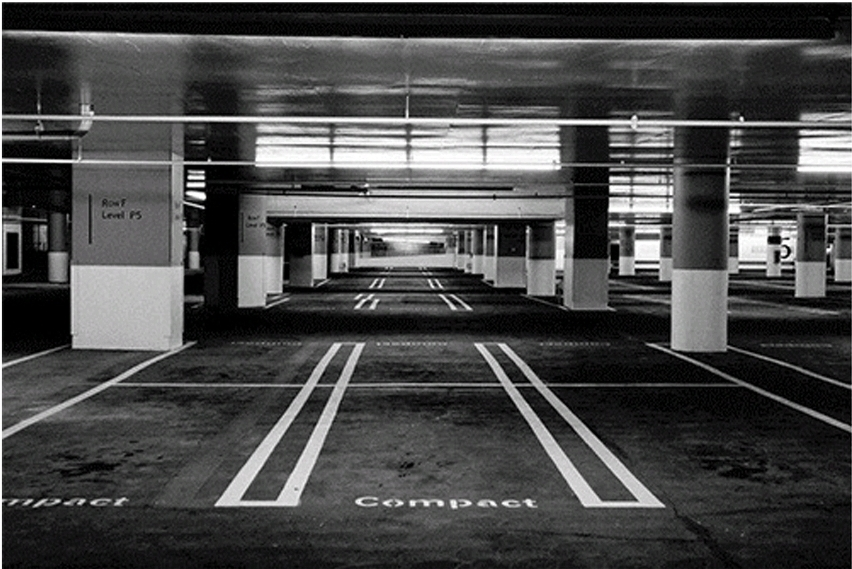
#> input picture cap07/estacionamento.jpg, 852 x 569 px, found by its file name
$ python ex34.py
#> lines starting #> are read from the running program, lines starting #| are printed output that depends on the picture; after the words box and inside, x2 and y2 are one past the last pixel; in counts of white or black regions, pixels touching at a corner belong together
#página 134
import cv2
#adaptado para rodar no google colab
from google.colab.patches import cv2_imshow

imgOriginal = cv2.imread("/content/estacionamento.jpg", 0)
#> imgOriginal: shape (569, 852); min 0, max 255, mean 72.1
imgTratada = cv2.Canny(imgOriginal, 100, 200)
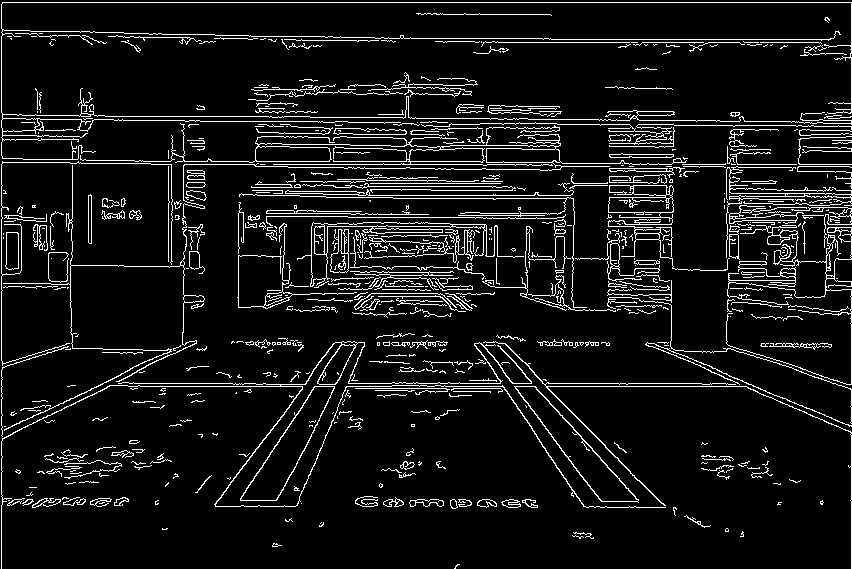
#> imgTratada: shape (569, 852); 8.2% white in thin lines or dots

cv2_imshow(imgOriginal)
cv2_imshow(imgTratada)

cv2.waitKey(0)
cv2.destroyAllWindows()

$ run again, with cap07/lua.jpg copied over cap07/estacionamento.jpg
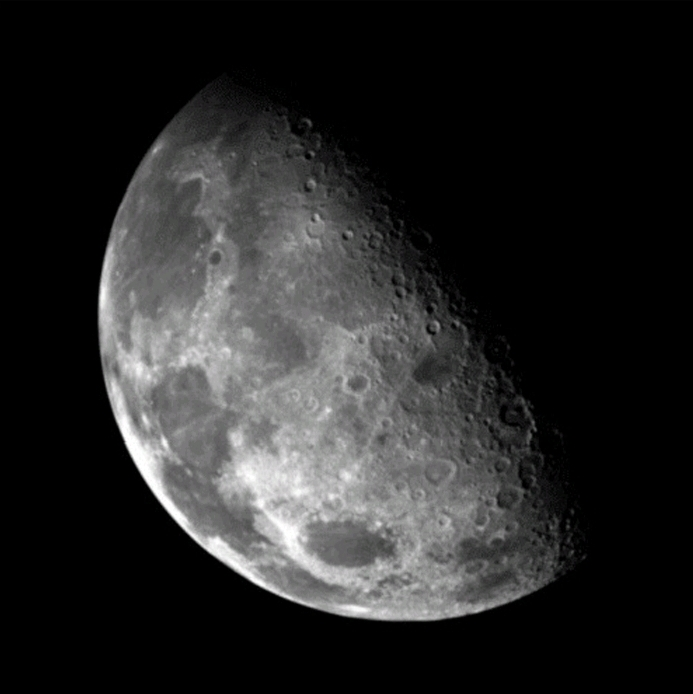
#> input picture cap07/lua.jpg, 693 x 694 px, found by its file name
#> `imgTratada = cv2.Canny(imgOriginal, 100, 200)`:
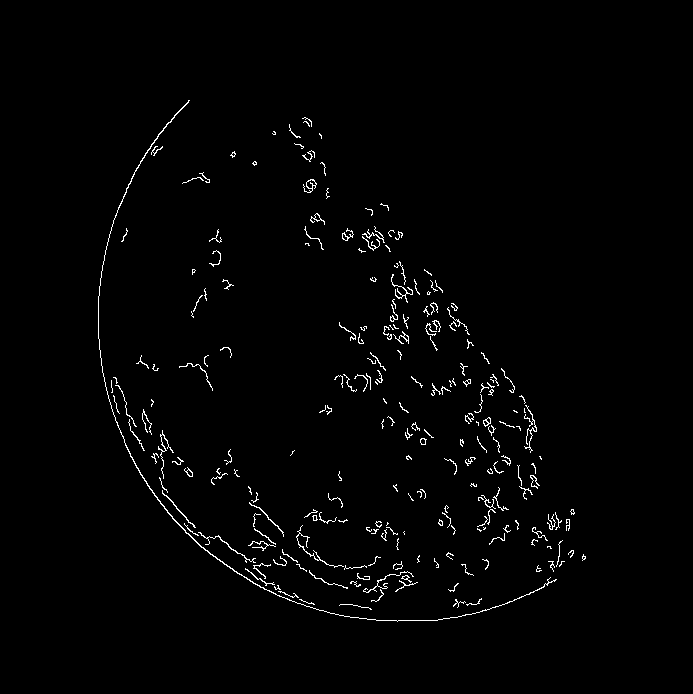
#> imgTratada: shape (694, 693); 1.4% white in thin lines or dots, all inside (x1, y1, x2, y2) = (98, 100, 586, 622)

$ run again, with cap07/radiografia.jpg copied over cap07/estacionamento.jpg
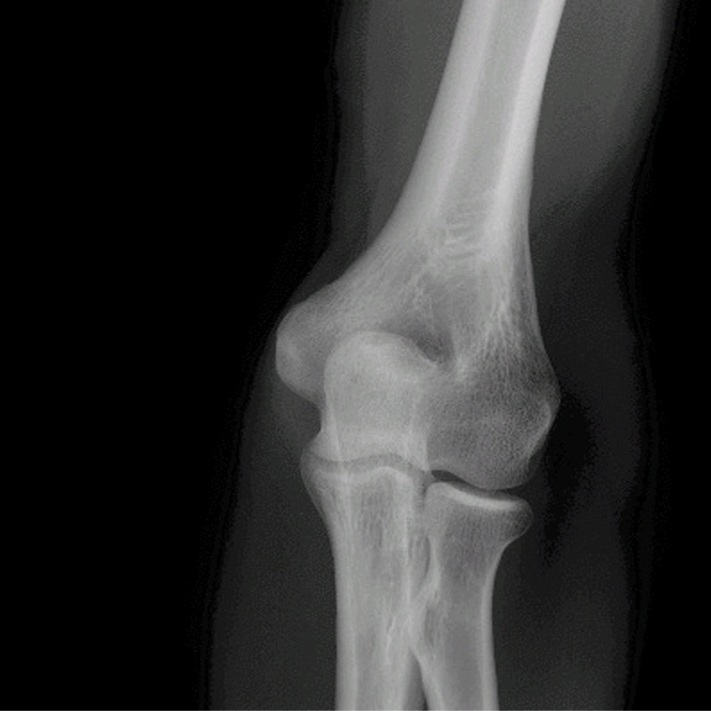
#> input picture cap07/radiografia.jpg, 711 x 711 px, found by its file name
#> `imgTratada = cv2.Canny(imgOriginal, 100, 200)`:
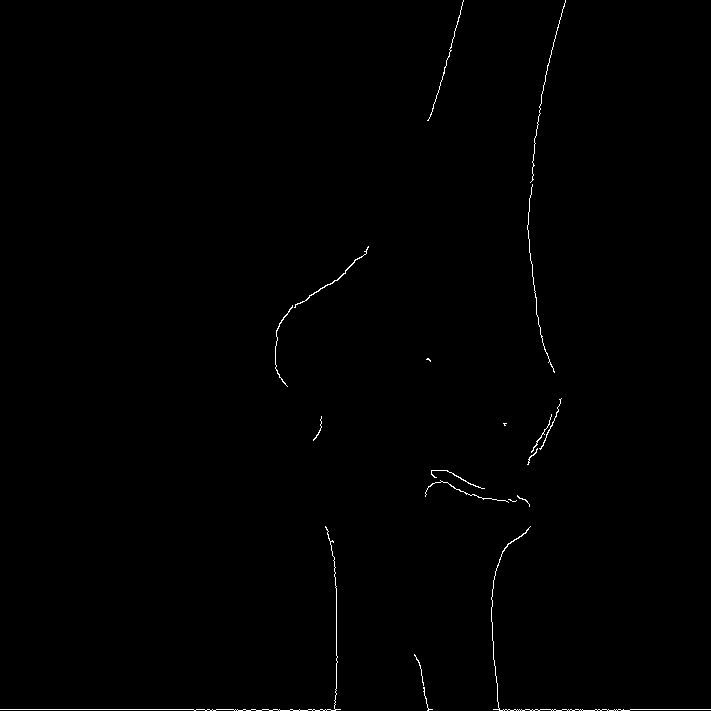
#> imgTratada: shape (711, 711); 0.44% white in thin lines or dots
